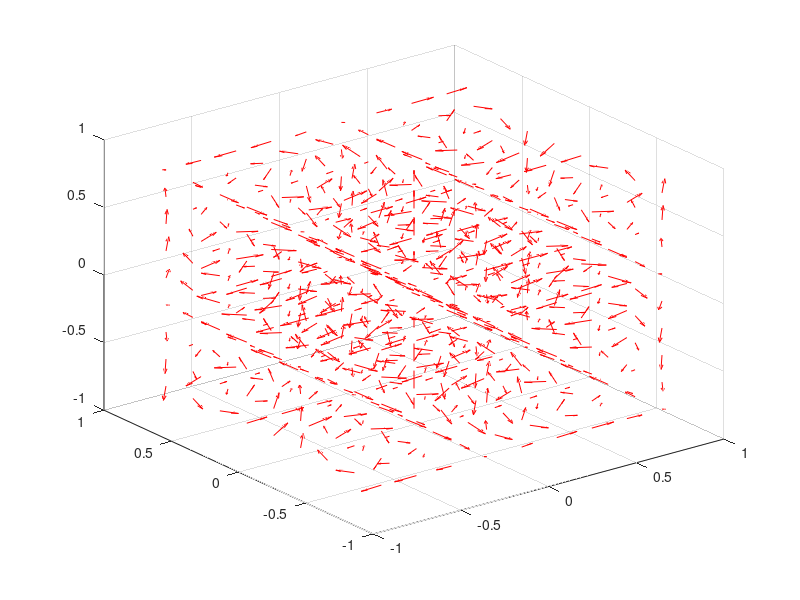

The MATLAB source for this figure:
close all; clear all; clc

[x,y,z] = meshgrid(-0.8:0.2:0.8,...
                    -0.8:0.2:0.8,...
                    -0.8:0.2:0.8)
    
% velocity components
u = sin(pi*x).*cos(pi*y).*cos(pi*z);
v = -cos(pi*x).*sin(pi*y).*cos(pi*z);
w = sqrt(2/3)*cos(pi*x).*cos(pi*y).*sin(pi*z);

quiver3(x,y,z,u,v,w,'r')
% axis([xmin xmax ymin ymax zmin zmax]) 
axis([-1 1 -1 1 -1 1])

% in command window add whitebg to make the axis black
